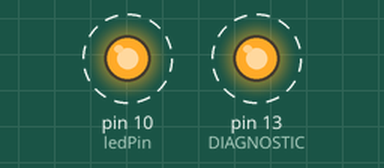
A sketch run on a simulated Arduino Mega 2560, built with avr-gcc and run on an emulated ATmega2560. On the bench: output pins drawn as LEDs (lit = HIGH). Dashed ring = blinking.

Above: at 0.5 s.
Timing chart, 0 to 4.6 s (numbered marks = the images above):
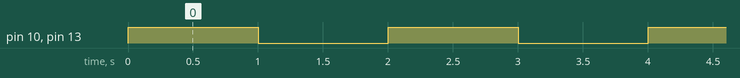

Measured:
- by itself, pin 10 (ledPin), pin 13 (DIAGNOSTIC): alternates HIGH for 1.0 s and LOW for 1.0 s

The sketch:

03_LED_Blink.ino
```cpp
/*
 * 03_LED_Blink - blink YOUR OWN LED on the breadboard (not the on-board one).
 * Turns an external LED on pin 8 on for 1s, off for 1s, forever.
 *
 * Wiring (see lesson):
 *   pin 8 --> 220ohm resistor --> LED long leg (+)
 *   LED short leg (-) --> GND
 *
 * Board:  Mega 2560 (ATmega2560)
 * Upload: .\scripts\upload.ps1 03_LED_Blink
 */

int ledPin = 10;           // the digital pin our LED is wired to

void setup() {
  pinMode(ledPin, OUTPUT);       // tell the board pin 8 is an output (it will send power out)
  pinMode(LED_BUILTIN, OUTPUT);  // DIAGNOSTIC: also drive the on-board light (pin 13)
}

void loop() {
  digitalWrite(ledPin, HIGH);       // send 5V out of pin 8 -> LED on
  digitalWrite(LED_BUILTIN, HIGH);  // on-board light on at the same time
  delay(1000);                      // wait 1000 ms (1 second)
  digitalWrite(ledPin, LOW);        // 0V -> LED off
  digitalWrite(LED_BUILTIN, LOW);   // on-board light off
  delay(1000);                      // wait 1 second
}
```
